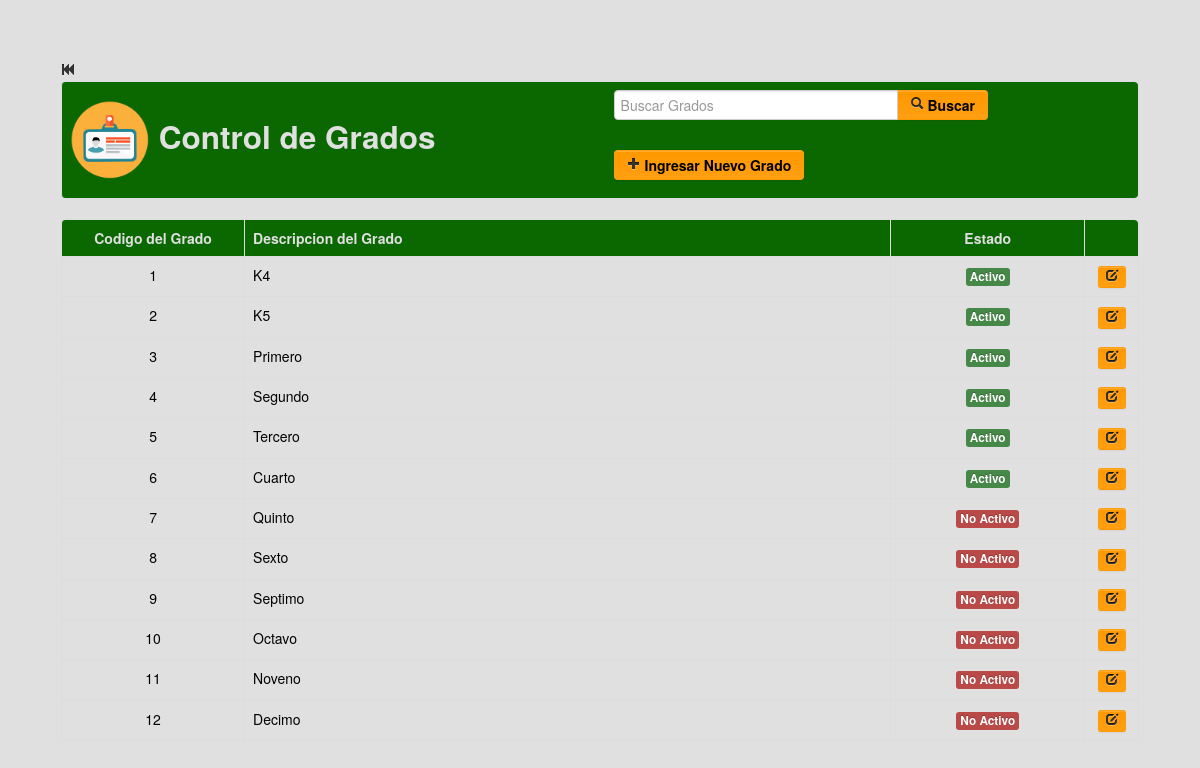
The app's page /ModulosProfesor/Datos/grado.php with its own data.
### tables this page shows
CREATE TABLE `grado` (
  `ID_GRADO` int(11) NOT NULL,
  `NOMBRE_GRADO` varchar(45) NOT NULL,
  `GRADO_ACTIVO` int(1) NOT NULL
);

### ModulosProfesor/Datos/grado.php (the view, shortened to what this page needs)
<?php
	include_once "class/class.php";
	include_once "../funciones.php";
?>
<!DOCTYPE html>
<html lang="es">
  <head>
    <link href="../../css/bootstrap.css" rel="stylesheet">
    <link href="../../css/bootstrap-responsive.css" rel="stylesheet">
  </head>
  <body>
    <div align="center">
    <table width="90%">
      <tr>
        <td>
        	<a href="index.php" class="text-info"><i class="icon-fast-backward"></i> <strong>Regresar</strong></a>
        	<table class="table table-bordered">
            	<tr class="info">
                	<td>
                  	    <div class="row-fluid">
                            <div class="span6">
                            	<h2 class="text-info">
                                    <img src="img/grado.png" width="80" height="80">
                                    Control de Grados
                                </h2>
                            </div>
                            <div class="span6">
                            	<form name="form1" method="post" action="">
                                	<div class="input-append">
                                	<input type="text" name="buscar" class="input-xlarge" autocomplete="off" autofocus placeholder="Buscar Grados">
                                    <button type="submit" class="btn"><strong><i class="icon-search"></i> Buscar</strong></button>
                                    </div>
                          	    </form>
                                <a href="#nuevo" role="button" class="btn" data-toggle="modal">
                                	<strong><i class="icon-plus"></i> Ingresar Nuevo Grado</strong>
                                </a>
                            </div>
                    	</div>
                    </td>
              	</tr>
            </table>
            <table class="table table-bordered table-hover">
            	<tr class="info">
                	<td width="17%"><center><strong class="text-info">Codigo del Grado</strong></center></td>
                    <td width="60%"><strong class="text-info">Descripcion del Grado</strong></td>
                    <td width="18%"><center><strong class="text-info">Estado</strong></center></td>
                    <td width="5%"></td>
                </tr>
                <?php
					if(!empty($_POST['buscar'])){
						$buscar=limpiar($_POST['buscar']);
						$pa=mysqli_query($conexion,"SELECT * FROM GRADO WHERE NOMBRE_GRADO LIKE '%$buscar%' or ID_GRADO='$buscar'");
					}else{
						$pa=mysqli_query($conexion,"SELECT * FROM GRADO");
					}
					while($row=mysqli_fetch_array($pa)){
				?>
                <tr>
                	<td><center><?php echo $row['ID_GRADO']; ?></center></td>
                    <td><?php echo $row['NOMBRE_GRADO']; ?></td>
                    <td><center><?php echo estado($row['GRADO_ACTIVO']); ?></center></td>
                    <td>
                    	<center>
                        	<a href="#a<?php echo $row['ID_GRADO']; ?>" title="Editar Grado" role="button" class="btn btn-mini" data-toggle="modal">
                            	<i class="icon-edit"></i>
                            </a>
                        </center>
                    </td>
                </tr>
				<?php } ?>
            </table>
        </td>
      </tr>
    </table>
    </div>
  </body>
</html>

### ModulosProfesor/funciones.php (shortened to what this page needs)
<?php
	function estado($estado){
		if($estado==1){
			return '<span class="label label-success">Activo</span>';
		}else{
			return '<span class="label label-important">No Activo</span>';
		}
	}
?>

### ModulosProfesor/Datos/grado.php (style rules this page uses)
body { padding-top: 60px; padding-bottom: 40px; }

### records on screen
grado: ID_GRADO "1", NOMBRE_GRADO "K4", GRADO_ACTIVO "Activo"
grado: ID_GRADO "2", NOMBRE_GRADO "K5", GRADO_ACTIVO "Activo"
grado: ID_GRADO "3", NOMBRE_GRADO "Primero", GRADO_ACTIVO "Activo"
grado: ID_GRADO "4", NOMBRE_GRADO "Segundo", GRADO_ACTIVO "Activo"
grado: ID_GRADO "5", NOMBRE_GRADO "Tercero", GRADO_ACTIVO "Activo"
grado: ID_GRADO "6", NOMBRE_GRADO "Cuarto", GRADO_ACTIVO "Activo"
grado: ID_GRADO "7", NOMBRE_GRADO "Quinto", GRADO_ACTIVO "No Activo"
grado: ID_GRADO "8", NOMBRE_GRADO "Sexto", GRADO_ACTIVO "No Activo"
grado: ID_GRADO "9", NOMBRE_GRADO "Septimo", GRADO_ACTIVO "No Activo"
grado: ID_GRADO "10", NOMBRE_GRADO "Octavo", GRADO_ACTIVO "No Activo"
grado: ID_GRADO "11", NOMBRE_GRADO "Noveno", GRADO_ACTIVO "No Activo"
grado: ID_GRADO "12", NOMBRE_GRADO "Decimo", GRADO_ACTIVO "No Activo"
